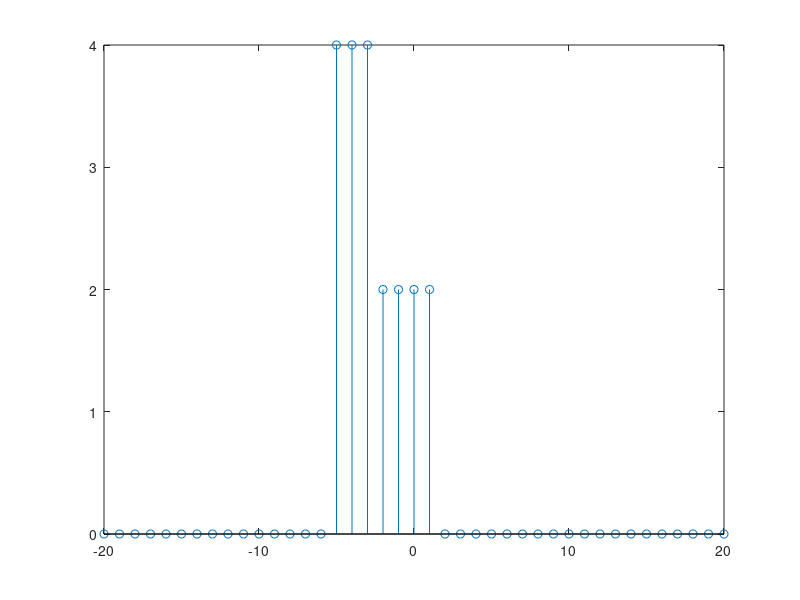

Write the MATLAB code that produced this figure.
%%
clc
clear all
close all

%%
sig = @(n) 2*(n>=-1 & n<=2) + 4*(n>=3 & n<=5);

%%
indx = -20:20;
signl = sig(-indx);

stem(indx, signl), axis tight